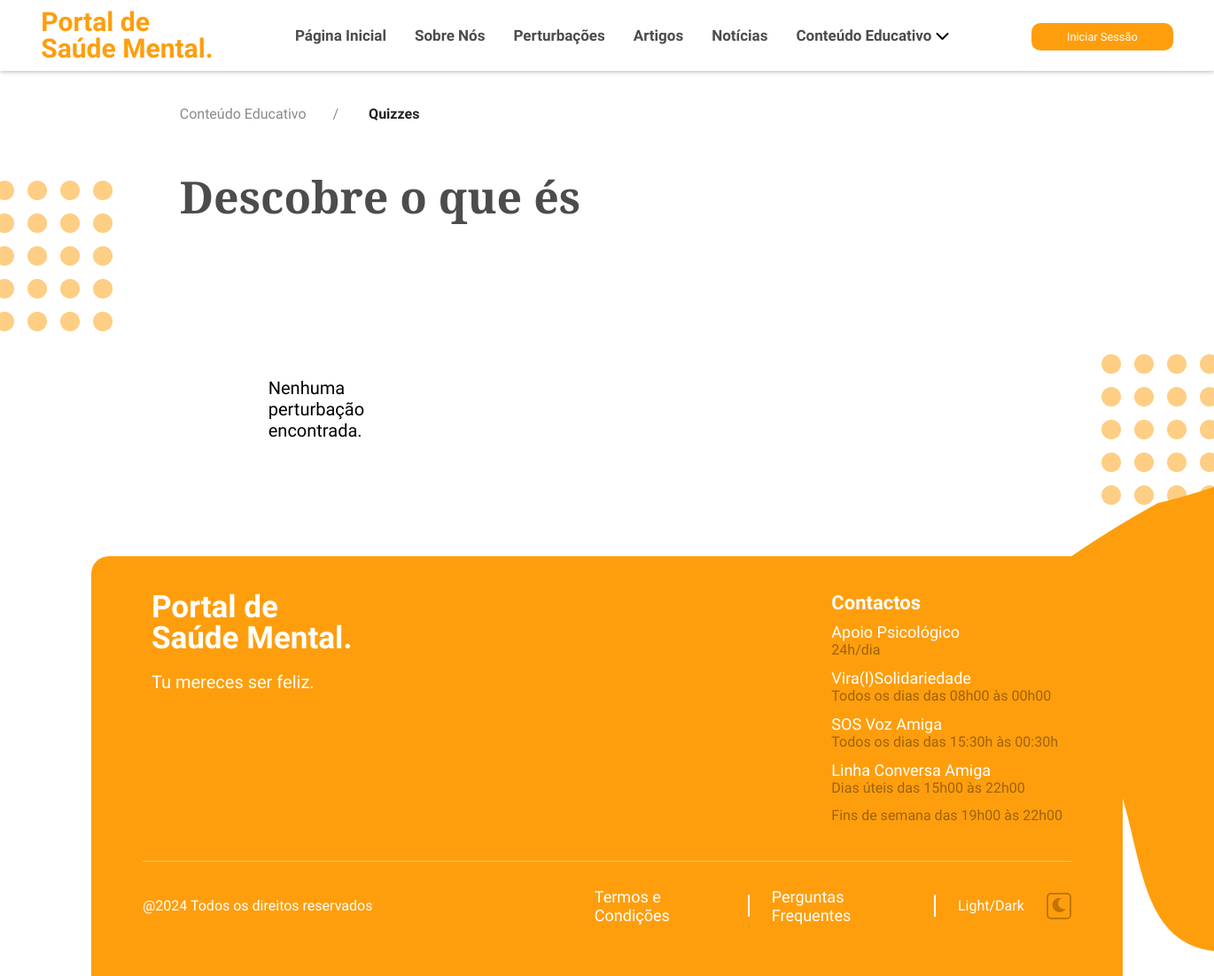
/conteudo-educativo/quizzes/index.php, run on an earlier commit of the app's database.
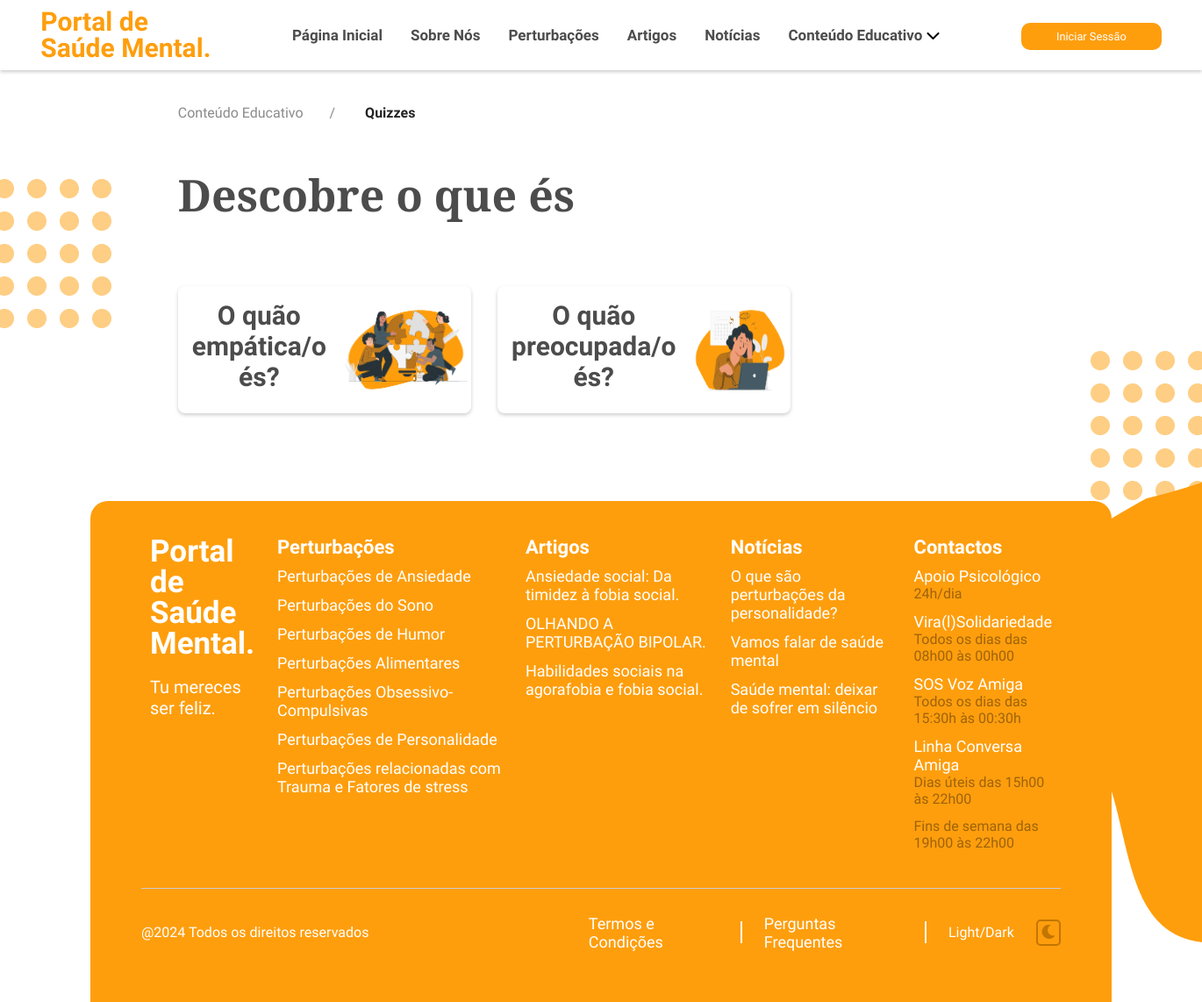
And on a later commit of the database.
### tables this page shows
CREATE TABLE `quiz_nome` (
  `quiz_nome_id` int(11) NOT NULL,
  `nome` varchar(255) NOT NULL,
  `img_quiz` mediumtext NOT NULL,
  `explicacao_quiz` varchar(1000) NOT NULL,
  `texto_informacao` varchar(1500) NOT NULL,
  `fonte` varchar(1000) NOT NULL
);

CREATE TABLE `perturbacoes` (
  `perturbacoes_id` int(11) NOT NULL,
  `nome` varchar(255) NOT NULL,
  `texto` mediumtext NOT NULL,
  `img_perturbacao` mediumtext DEFAULT NULL,
  `img_perturbacao_circ` mediumtext DEFAULT NULL,
  `banner_perturbacao` mediumtext NOT NULL,
  `fonte` varchar(1000) NOT NULL
);

CREATE TABLE `artigos` (
  `artigo_id` int(11) NOT NULL,
  `juncao_perturbacoes_id` int(11) DEFAULT NULL,
  `titulo` varchar(1000) NOT NULL,
  `data_publicacao` mediumtext NOT NULL,
  `autor` mediumtext NOT NULL,
  `img_artigo` mediumtext NOT NULL,
  `fonte` varchar(1000) NOT NULL
);

CREATE TABLE `noticias` (
  `noticias_id` int(11) NOT NULL,
  `titulo` varchar(1000) NOT NULL,
  `data_publicacao` date NOT NULL,
  `autor` varchar(1000) NOT NULL,
  `img_noticia` mediumtext NOT NULL,
  `conteudo_texto` varchar(1000) NOT NULL,
  `fonte` varchar(1000) NOT NULL
);

### conteudo-educativo/quizzes/index.php (the view, shortened to what the changed rows need)
<?php
include '../../includes/header.php';
require_once ("../../conn/conn.php");
?>
<body>
    <div class="heading">
        <h1>
            Descobre o que és
        </h1>
    </div>
    <section class="quizzes" id="quizzes">
        <div class="card4-container">
            <?php
            $query = "SELECT * FROM quiz_nome";
            $query_run = mysqli_query($conn, $query);
            if (mysqli_num_rows($query_run) > 0) {
                while ($row = mysqli_fetch_assoc($query_run)) {
                    ?>
                    <?php
                    $nome_codificado = urlencode($row["nome"]);
                    ?>
                    <a href="quizz/?nome=<?php echo $nome_codificado; ?>&quiz_nome_id=<?php echo $row['quiz_nome_id']; ?>"
                        onclick="loadQuizData(<?php echo $row['quiz_nome_id']; ?>);">
                        <div class="card4">
                            <div class="card4-content">
                                <h1><?php echo $row['nome']; ?></h1>
                            </div>
                            <div class="card4-content2">
                                <img src="../../admin/inserir/imgs/quizzes/<?php if (!empty($row["img_quiz"])) {
                                    echo $row["img_quiz"];
                                } else {
                                    echo "teste.jpeg";
                                } ?>" alt="Quizz">
                            </div>
                        </div>
                    </a>
                    <?php
                }
            } else {
                echo '<div style="margin: 100px 100px 30px 100px; font-size: 20px;">Nenhuma perturbação encontrada.</div>';
            }
            ?>
        </div>
    </section>
    <footer>
        <div class="footer-row">
            <div class="footer-col">
                <h1>Portal de <br> Saúde Mental.</h1>
            </div>
            <?php
            $query = "SELECT nome, img_perturbacao FROM perturbacoes";
            $result = mysqli_query($conn, $query);
            if ($result && mysqli_num_rows($result) > 0) {
                ?>
                <div class="footer-col">
                    <h3>Perturbações</h3>
                    <?php
                    while ($row = mysqli_fetch_assoc($result)) {
                        ?>
                        <ul>
                            <?php
                            $nome_codificado = urlencode($row["nome"]);
                            ?>
                            <li><a
                                    href="../../perturbacoes/grupo-perturbacoes/?nome=<?php echo $nome_codificado; ?>"><?php echo $row["nome"] ?></a>
                            </li>
                        </ul>
                        <?php
                    }
                    ?>
                </div>
                <?php
            }
            ?>
            <?php
            $query = "SELECT titulo FROM artigos LIMIT 3";
            $result = mysqli_query($conn, $query);
            if ($result && mysqli_num_rows($result) > 0) {
                ?>
                <div class="footer-col">
                    <h3>Artigos</h3>
                    <?php
                    while ($row = mysqli_fetch_assoc($result)) {
                        ?>
                        <ul>
                            <?php
                            $titulo_codificado = urlencode($row["titulo"]);
                            ?>
                            <li><a
                                    href="../../artigos/artigo/?titulo=<?php echo $titulo_codificado; ?>"><?php echo $row["titulo"] ?></a>
                            </li>
                        </ul>
                        <?php
                    }
                    ?>
                </div>
                <?php
            }
            ?>
            <?php
            $query = "SELECT titulo FROM noticias LIMIT 3";
            $result = mysqli_query($conn, $query);
            if ($result && mysqli_num_rows($result) > 0) {
                ?>
                <div class="footer-col">
                    <h3>Notícias</h3>
                    <?php
                    while ($row = mysqli_fetch_assoc($result)) {
                        ?>
                        <ul>
                            <?php
                            $titulo_codificado = urlencode($row["titulo"]);
                            ?>
                            <li><a
                                    href="../../noticias/noticia/?titulo=<?php echo $titulo_codificado; ?>"><?php echo $row["titulo"] ?></a>
                            </li>
                        </ul>
                        <?php
                    }
                    ?>
                </div>
                <?php
            }
            ?>
        </div>
    </footer>
</body>
</html>

What changed in the data, as far as the page shows it:
added quiz_nome: nome "O quão empática/o és?", img_quiz (picture)
added quiz_nome: nome "O quão preocupada/o és?", img_quiz (picture)
added perturbacoes: nome "Perturbações de Ansiedade"
added perturbacoes: nome "Perturbações do Sono"
added perturbacoes: nome "Perturbações de Humor"
added perturbacoes: nome "Perturbações Alimentares"
added perturbacoes: nome "Perturbações Obsessivo-Compulsivas"
added perturbacoes: nome "Perturbações de Personalidade"
added perturbacoes: nome "Perturbações relacionadas com Trauma e Fatores de stress"
added artigos: titulo "Ansiedade social: Da timidez à fobia social."
added artigos: titulo "OLHANDO A PERTURBAÇÃO BIPOLAR."
added artigos: titulo "Habilidades sociais na agorafobia e fobia social."
added noticias: titulo "O que são perturbações da personalidade?"
added noticias: titulo "Vamos falar de saúde mental"
added noticias: titulo "Saúde mental: deixar de sofrer em silêncio"
Also different on the page:
text no longer shown: "Nenhuma perturbação encontrada."
text now shown: "Perturbações Artigos Notícias"
